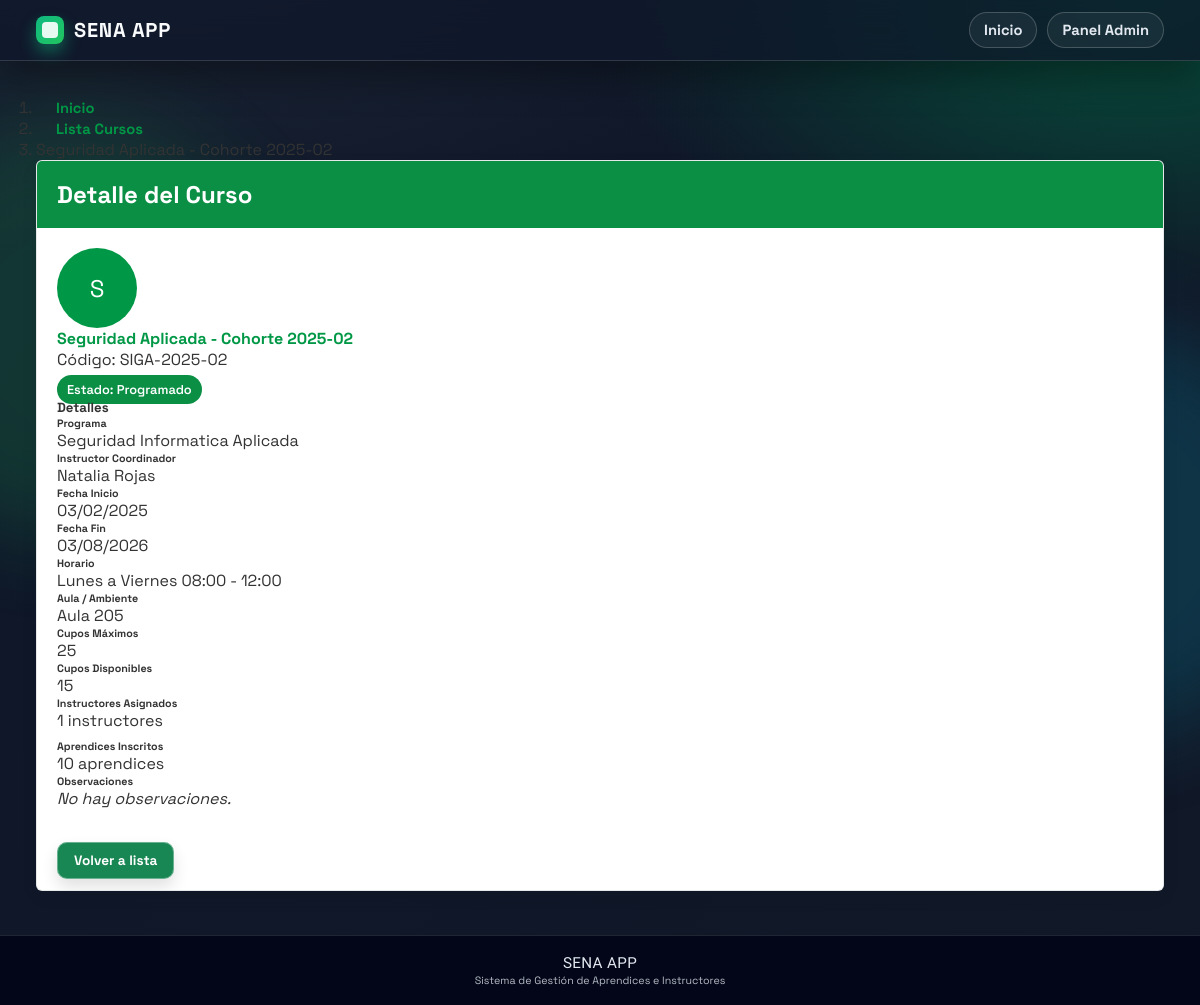
The page /cursos/5/ on the database its author committed.
### cursos/models.py (models this page shows, shortened)
class Curso(models.Model):
    ESTADO_CHOICES = [
        ('PRO', 'Programado'),
        ('INI', 'Iniciado'),
        ('EJE', 'En Ejecución'),
        ('FIN', 'Finalizado'),
        ('CAN', 'Cancelado'),
        ('SUS', 'Suspendido'),
    ]
    codigo = models.CharField(max_length=30,unique=True,verbose_name="Código del Curso")
    nombre = models.CharField(max_length=200, verbose_name="Nombre del Curso")
    programa = models.ForeignKey('programas.Programa', on_delete=models.CASCADE, verbose_name="Programa de Formación")
    instructor_coordinador = models.ForeignKey('instructores.Instructor', on_delete=models.CASCADE, related_name='cursos_coordinados', verbose_name="Instructor Coordinador")
    instructores = models.ManyToManyField('instructores.Instructor', through='InstructorCurso', related_name='cursos_impartidos', verbose_name="Instructores")
    aprendices = models.ManyToManyField('aprendices.Aprendiz', through='AprendizCurso', related_name='cursos', verbose_name="Aprendices")
    fecha_inicio = models.DateField(verbose_name="Fecha de Inicio")
    fecha_fin = models.DateField(verbose_name="Fecha de Finalización")
    horario = models.CharField(max_length=100, verbose_name="Horario")
    aula = models.CharField(max_length=50, verbose_name="Aula/Ambiente")
    cupos_maximos = models.PositiveIntegerField(verbose_name="Cupos Máximos")
    estado = models.CharField(max_length=3, choices=ESTADO_CHOICES, default='PRO', verbose_name="Estado del Curso")
    observaciones = models.TextField(blank=True, null=True, verbose_name="Observaciones")
    fecha_registro = models.DateTimeField(auto_now_add=True, verbose_name="Fecha de Registro")
    class Meta:
        verbose_name = "Curso"
        verbose_name_plural = "Cursos"
        ordering = ['-fecha_inicio']

### programas/models.py (models this page shows, shortened)
class Programa(models.Model):
    NIVEL_FORMACION_CHOICES = [
        ('AUX', 'Auxiliar'),
        ('OPE', 'Operario'),
        ('TEC', 'Técnico'),
        ('TGL', 'Tecnólogo'),
        ('ESP', 'Especialización Tecnológica'),
        ('COM', 'Complementario'),
    ]
    MODALIDAD_CHOICES = [
        ('PRE', 'Presencial'),
        ('VIR', 'Virtual'),
        ('MIX', 'Mixta'),
    ]
    ESTADO_CHOICES = [
        ('ACT', 'Activo'),
        ('INA', 'Inactivo'),
        ('SUS', 'Suspendido'),
        ('CAN', 'Cancelado'),
    ]
    codigo = models.CharField(max_length=20, unique=True, verbose_name="Código del Programa")
    nombre = models.CharField(max_length=200, verbose_name="Nombre del Programa")
    nivel_formacion = models.CharField(max_length=3, choices=NIVEL_FORMACION_CHOICES, verbose_name="Nivel de Formación")
    modalidad = models.CharField(max_length=3, choices=MODALIDAD_CHOICES, default='PRE', verbose_name="Modalidad")
    duracion_meses = models.PositiveIntegerField(verbose_name="Duración en Meses")
    duracion_horas = models.PositiveIntegerField(verbose_name="Duración en Horas") # Nuevo campo
    descripcion = models.TextField(verbose_name="Descripción del Programa")
    competencias = models.TextField(verbose_name="Competencias a Desarrollar") # Nuevo campo
    perfil_egreso = models.TextField(verbose_name="Perfil de Egreso") # Nuevo campo
    requisitos_ingreso = models.TextField(verbose_name="Requisitos de Ingreso") # Nuevo campo
    centro_formacion = models.CharField(max_length=200, verbose_name="Centro de Formación") # Nuevo campo
    regional = models.CharField(max_length=100, verbose_name="Regional") # Nuevo campo
    estado = models.CharField(max_length=3, choices=ESTADO_CHOICES, default='ACT', verbose_name="Estado")
    fecha_creacion = models.DateField(verbose_name="Fecha de Creación del Programa")
    fecha_registro = models.DateTimeField(auto_now_add=True, verbose_name="Fecha de Registro")
    class Meta:
        verbose_name = "Programa de Formación"
        verbose_name_plural = "Programas de Formación"
        ordering = ['nombre']

### instructores/models.py (models this page shows, shortened)
class Instructor(models.Model):
    TIPO_DOCUMENTO_CHOICES = [
        ('CC', 'Cédula de Ciudadanía'),
        ('CE', 'Cédula de Extranjería'),
        ('TI', 'Tarjeta de Identidad'),
        ('PAS', 'Pasaporte'),
    ]
    NIVEL_EDUCATIVO_CHOICES = [
        ("TEC", "Técnico"),
        ("TGL", "Tecnólogo"),
        ("PRE", "pregrado"),
        ("ESP", "Especialización"),
        ("MAE", "Maestría"),
        ("DOC", "Doctorado"),
    ]
    tipo_documento = models.CharField(max_length=3, choices=TIPO_DOCUMENTO_CHOICES)
    numero_documento = models.CharField(max_length=20, unique=True)
    nombre = models.CharField(max_length=100)
    apellido = models.CharField(max_length=100)
    fecha_nacimiento = models.DateField()
    telefono = models.CharField(max_length=15)
    correo = models.EmailField(unique=True)
    ciudad = models.CharField(max_length=100)
    direccion = models.CharField(max_length=200)
    nivel_educativo = models.CharField(max_length=3, choices=NIVEL_EDUCATIVO_CHOICES)
    especialidad = models.CharField(max_length=100)
    anos_experiencia = models.PositiveIntegerField()
    activo = models.BooleanField(default=True)
    fecha_vinculacion = models.DateField()
    fecha_registro = models.DateTimeField(auto_now_add=True)

### cursos/views.py (the view)
# urls.py: path('cursos/<int:curso_id>/', views.detalle_curso, name='detalle_cursos'),
def detalle_curso(request, curso_id):
    curso = Curso.objects.get(id=curso_id)
    template = loader.get_template("detalle_cursos.html")
    try:
        cupos_disponibles = curso.cupos_maximos - curso.aprendices.count()
    except Exception:
        cupos_disponibles = None
    context = {
        "curso": curso,
        "cupos_disponibles": cupos_disponibles,
        "instructores_count": curso.instructores.count() if hasattr(curso, 'instructores') else 0,
        "aprendices_count": curso.aprendices.count() if hasattr(curso, 'aprendices') else 0,
    }
    return HttpResponse(template.render(context, request))

### cursos/templates/detalle_cursos.html (shortened to what this page needs)
{% extends "master.html" %}
{% block content %}
<div class="container-wide py-4">
    <nav aria-label="breadcrumb">
        <ol class="breadcrumb">
            <li class="breadcrumb-item"><a href="/" class="back-link">Inicio</a></li>
            <li class="breadcrumb-item"><a href="{% url 'cursos:lista_cursos' %}" class="back-link">Lista Cursos</a></li>
            <li class="breadcrumb-item active" aria-current="page">{{ curso.nombre }}</li>
        </ol>
    </nav>
    <div class="details-card">
        <div class="details-card-header">
            <h2>Detalle del Curso</h2>
        </div>
        <div class="details-card-body">
            <div class="row g-4">
                <div class="col-md-4 text-center border-end">
                    <div class="programa-avatar mb-3 mx-auto" style="width:80px; height:80px; border-radius:50%; background:#009846; color:#fff; display:flex; align-items:center; justify-content:center; font-size:1.5rem;">
                        {{ curso.nombre.0|default:"" }}
                    </div>
                    <h4 class="text-primary">{{ curso.nombre }}</h4>
                    <p class="text-muted small">Código: {{ curso.codigo }}</p>
                    <div class="mt-2">
                        <span class="badge-sena">Estado: {{ curso.get_estado_display }}</span>
                    </div>
                </div>
                <div class="col-md-8">
                    <h5 class="text-secondary mb-3 border-bottom pb-2">Detalles</h5>
                    <div class="row g-3">
                        <div class="col-lg-6 col-md-12">
                            <h6 class="text-muted mb-1 small">Programa</h6>
                            <p class="mb-0 fw-bold">{{ curso.programa.nombre }}</p>
                        </div>
                        <div class="col-lg-6 col-md-12">
                            <h6 class="text-muted mb-1 small">Instructor Coordinador</h6>
                            <p class="mb-0 fw-bold">{{ curso.instructor_coordinador.nombre }} {{ curso.instructor_coordinador.apellido }}</p>
                        </div>
                        <div class="col-lg-4 col-md-6">
                            <h6 class="text-muted mb-1 small">Fecha Inicio</h6>
                            <p class="mb-0 fw-bold">{{ curso.fecha_inicio|date:"d/m/Y" }}</p>
                        </div>
                        <div class="col-lg-4 col-md-6">
                            <h6 class="text-muted mb-1 small">Fecha Fin</h6>
                            <p class="mb-0 fw-bold">{{ curso.fecha_fin|date:"d/m/Y" }}</p>
                        </div>
                        <div class="col-lg-4 col-md-6">
                            <h6 class="text-muted mb-1 small">Horario</h6>
                            <p class="mb-0 fw-bold">{{ curso.horario }}</p>
                        </div>
                        <div class="col-lg-4 col-md-6">
                            <h6 class="text-muted mb-1 small">Aula / Ambiente</h6>
                            <p class="mb-0 fw-bold">{{ curso.aula }}</p>
                        </div>
                        <div class="col-lg-4 col-md-6">
                            <h6 class="text-muted mb-1 small">Cupos Máximos</h6>
                            <p class="mb-0 fw-bold">{{ curso.cupos_maximos }}</p>
                        </div>
                        <div class="col-lg-4 col-md-6">
                            <h6 class="text-muted mb-1 small">Cupos Disponibles</h6>
                            <p class="mb-0 fw-bold">{% if cupos_disponibles is not None %}{{ cupos_disponibles }}{% else %}--{% endif %}</p>
                        </div>
                        <div class="col-12 mt-3">
                            <h6 class="text-muted mb-1 small">Instructores Asignados</h6>
                            <p class="mb-0 fw-bold">{{ instructores_count }} instructores</p>
                        </div>
                        <div class="col-12 mt-2">
                            <h6 class="text-muted mb-1 small">Aprendices Inscritos</h6>
                            <p class="mb-0 fw-bold">{{ aprendices_count }} aprendices</p>
                        </div>
                        <div class="col-12 mt-3">
                            <h6 class="text-muted mb-1 small">Observaciones</h6>
                            <p class="mb-0">{% if curso.observaciones %}{{ curso.observaciones }}{% else %}<em>No hay observaciones.</em>{% endif %}</p>
                        </div>
                    </div>
                </div>
            </div>
        </div>
        <div class="details-card-body">
            <div class="d-flex justify-content-end">
                <a href="{% url 'cursos:lista_cursos' %}" class="btn-green">Volver a lista</a>
            </div>
        </div>
    </div>
</div>
{% endblock %}

### aprendices/static/mystyles.css (style rules this page uses)
* { margin: 0; padding: 0; box-sizing: border-box; font-family: 'Nunito', 'Trebuchet MS', Verdana, sans-serif; }
body { background-color: #f5f5f5; background-image: radial-gradient(circle at 15% 20%, rgba(255,255,255,0.75) 0%, rgba(255,255,255,0) 38%), radial-gradient(circle at 85% 5%, rgba(255,255,255,0.7) 0%, rgba(255,255,255,0) 34%); display: flex; flex-direction: column; min-height: 100vh; color: #333; }
nav a { color: white; text-decoration: none; margin-left: 20px; font-size: 0.92rem; font-weight: 700; position: relative; padding-bottom: 2px; }
nav a::after { content: ''; position: absolute; left: 0; bottom: -2px; width: 0; height: 2px; background: white; transition: width 0.2s ease; }
.btn-green { background-color: #198754; color: white; text-decoration: none; padding: 9px 16px; border-radius: 999px; font-size: 0.85rem; font-weight: 700; align-self: flex-start; box-shadow: 0 8px 16px rgba(0,0,0,0.12); transition: transform 0.2s ease, box-shadow 0.2s ease; }
.text-sena-green, .text-primary { color: #009846 !important; }
.back-link { color: #009846; text-decoration: none; }
:root { --bg-0: #0f172a; --bg-1: #111827; --panel: rgba(255, 255, 255, 0.96); --panel-soft: rgba(255, 255, 255, 0.82); --ink-900: #0b1020; --ink-700: #334155; --line-soft: rgba(15, 23, 42, 0.1); }
.neo-layout { position: relative; isolation: isolate; background: radial-gradient(1200px 600px at 10% -10%, #1f2937 0%, rgba(31, 41, 55, 0) 60%), radial-gradient(1000px 550px at 95% 0%, #064e3b 0%, rgba(6, 78, 59, 0) 55%), linear-gradient(120deg, var(--bg-0), var(--bg-1)); }
* { font-family: 'Space Grotesk', 'Segoe UI', sans-serif; }
.dashboard-grid .card, .list-shell .card, .details-card, .list-card { background: var(--panel); border-radius: 18px; border: 1px solid var(--line-soft); box-shadow: 0 20px 40px rgba(2, 6, 23, 0.14); }
.btn-green, .list-add-btn, .page-link-app { border-radius: 10px; border: 1px solid rgba(255, 255, 255, 0.35); }

### SENA_APP/static/site.css (style rules this page uses)
.details-card { background: white; border-radius:6px; box-shadow:0 6px 18px rgba(0,0,0,0.06); overflow:hidden; }
.details-card-header { padding:18px 20px; background:#0a8f45; color:#fff; font-weight:600; }
.details-card-body { padding:20px; }
.badge-sena { background:#0a8f45; color:#fff; padding:6px 10px; border-radius:999px; font-weight:600; font-size:0.8rem; }
.mt-2 { margin-top:0.5rem; }

### rows shown on the page
Curso: nombre.0 "S", nombre "Seguridad Aplicada - Cohorte 2025-02", codigo "SIGA-2025-02", estado "Programado", programa.nombre "Seguridad Informatica Aplicada", instructor_coordinador.nombre "Natalia", instructor_coordinador.apellido "Rojas", fecha_inicio "03/02/2025", fecha_fin "03/08/2026", horario "Lunes a Viernes 08:00 - 12:00", aula "Aula 205", cupos_maximos "25"

### other values the page prints
{{ cupos_disponibles }} "15"
{{ instructores_count }} "1"
{{ aprendices_count }} "10"
